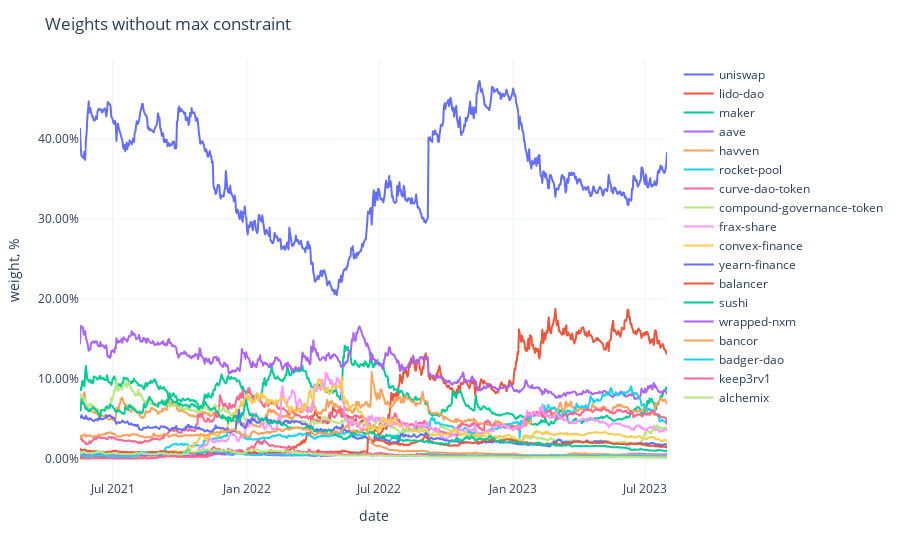

Here is the notebook cell this chart was saved with:
### Code cell
fig = px.line(weights,
              labels={'value': 'weight, %', 'variable': ''})
fig.update_traces(
    hovertemplate="%{y}"
)
fig.update_yaxes(
    tickformat=".2%",
)
fig.update_xaxes(
    showspikes=True,
    spikethickness=2,
    spikedash="dot",
    spikecolor="#999999",
    spikemode="across",
)
fig.update_layout(
    ## showlegend=False,
    hovermode="x",
    hoverdistance=100,  ## Distance to show hover label of data point
    spikedistance=1000,  ## Distance to show spike
    template='plotly_white',
    title='Weights without max constraint'
)

### Figure 1 — Plotly figure (JSON) as saved in the notebook; plotly's stock layout.template omitted (floating-point values rounded to 4 significant figures; data arrays with more than 128 entries replaced by an {"elided": "..."} marker saying what was removed)
{"data": [{"hovertemplate": "%{y}", "legendgroup": "uniswap", "line": {"color": "#636efa", "dash": "solid"}, "marker": {"symbol": "circle"}, "mode": "lines", "name": "uniswap", "showlegend": true, "type": "scattergl", "x": {"elided": "806 str values"}, "xaxis": "x", "y": {"elided": "806 float values"}, "yaxis": "y"}, {"hovertemplate": "%{y}", "legendgroup": "lido-dao", "line": {"color": "#EF553B", "dash": "solid"}, "marker": {"symbol": "circle"}, "mode": "lines", "name": "lido-dao", "showlegend": true, "type": "scattergl", "x": {"elided": "806 str values"}, "xaxis": "x", "y": {"elided": "806 float values"}, "yaxis": "y"}, {"hovertemplate": "%{y}", "legendgroup": "maker", "line": {"color": "#00cc96", "dash": "solid"}, "marker": {"symbol": "circle"}, "mode": "lines", "name": "maker", "showlegend": true, "type": "scattergl", "x": {"elided": "806 str values"}, "xaxis": "x", "y": {"elided": "806 float values"}, "yaxis": "y"}, {"hovertemplate": "%{y}", "legendgroup": "aave", "line": {"color": "#ab63fa", "dash": "solid"}, "marker": {"symbol": "circle"}, "mode": "lines", "name": "aave", "showlegend": true, "type": "scattergl", "x": {"elided": "806 str values"}, "xaxis": "x", "y": {"elided": "806 float values"}, "yaxis": "y"}, {"hovertemplate": "%{y}", "legendgroup": "havven", "line": {"color": "#FFA15A", "dash": "solid"}, "marker": {"symbol": "circle"}, "mode": "lines", "name": "havven", "showlegend": true, "type": "scattergl", "x": {"elided": "806 str values"}, "xaxis": "x", "y": {"elided": "806 float values"}, "yaxis": "y"}, {"hovertemplate": "%{y}", "legendgroup": "rocket-pool", "line": {"color": "#19d3f3", "dash": "solid"}, "marker": {"symbol": "circle"}, "mode": "lines", "name": "rocket-pool", "showlegend": true, "type": "scattergl", "x": {"elided": "806 str values"}, "xaxis": "x", "y": {"elided": "806 float values"}, "yaxis": "y"}, {"hovertemplate": "%{y}", "legendgroup": "curve-dao-token", "line": {"color": "#FF6692", "dash": "solid"}, "marker": {"symbol": "circle"}, "mode": "lines", "name": "curve-dao-token", "showlegend": true, "type": "scattergl", "x": {"elided": "806 str values"}, "xaxis": "x", "y": {"elided": "806 float values"}, "yaxis": "y"}, {"hovertemplate": "%{y}", "legendgroup": "compound-governance-token", "line": {"color": "#B6E880", "dash": "solid"}, "marker": {"symbol": "circle"}, "mode": "lines", "name": "compound-governance-token", "showlegend": true, "type": "scattergl", "x": {"elided": "806 str values"}, "xaxis": "x", "y": {"elided": "806 float values"}, "yaxis": "y"}, {"hovertemplate": "%{y}", "legendgroup": "frax-share", "line": {"color": "#FF97FF", "dash": "solid"}, "marker": {"symbol": "circle"}, "mode": "lines", "name": "frax-share", "showlegend": true, "type": "scattergl", "x": {"elided": "806 str values"}, "xaxis": "x", "y": {"elided": "806 float values"}, "yaxis": "y"}, {"hovertemplate": "%{y}", "legendgroup": "convex-finance", "line": {"color": "#FECB52", "dash": "solid"}, "marker": {"symbol": "circle"}, "mode": "lines", "name": "convex-finance", "showlegend": true, "type": "scattergl", "x": {"elided": "806 str values"}, "xaxis": "x", "y": {"elided": "806 float values"}, "yaxis": "y"}, {"hovertemplate": "%{y}", "legendgroup": "yearn-finance", "line": {"color": "#636efa", "dash": "solid"}, "marker": {"symbol": "circle"}, "mode": "lines", "name": "yearn-finance", "showlegend": true, "type": "scattergl", "x": {"elided": "806 str values"}, "xaxis": "x", "y": {"elided": "806 float values"}, "yaxis": "y"}, {"hovertemplate": "%{y}", "legendgroup": "balancer", "line": {"color": "#EF553B", "dash": "solid"}, "marker": {"symbol": "circle"}, "mode": "lines", "name": "balancer", "showlegend": true, "type": "scattergl", "x": {"elided": "806 str values"}, "xaxis": "x", "y": {"elided": "806 float values"}, "yaxis": "y"}, {"hovertemplate": "%{y}", "legendgroup": "sushi", "line": {"color": "#00cc96", "dash": "solid"}, "marker": {"symbol": "circle"}, "mode": "lines", "name": "sushi", "showlegend": true, "type": "scattergl", "x": {"elided": "806 str values"}, "xaxis": "x", "y": {"elided": "806 float values"}, "yaxis": "y"}, {"hovertemplate": "%{y}", "legendgroup": "wrapped-nxm", "line": {"color": "#ab63fa", "dash": "solid"}, "marker": {"symbol": "circle"}, "mode": "lines", "name": "wrapped-nxm", "showlegend": true, "type": "scattergl", "x": {"elided": "806 str values"}, "xaxis": "x", "y": {"elided": "806 float values"}, "yaxis": "y"}, {"hovertemplate": "%{y}", "legendgroup": "bancor", "line": {"color": "#FFA15A", "dash": "solid"}, "marker": {"symbol": "circle"}, "mode": "lines", "name": "bancor", "showlegend": true, "type": "scattergl", "x": {"elided": "806 str values"}, "xaxis": "x", "y": {"elided": "806 float values"}, "yaxis": "y"}, {"hovertemplate": "%{y}", "legendgroup": "badger-dao", "line": {"color": "#19d3f3", "dash": "solid"}, "marker": {"symbol": "circle"}, "mode": "lines", "name": "badger-dao", "showlegend": true, "type": "scattergl", "x": {"elided": "806 str values"}, "xaxis": "x", "y": {"elided": "806 float values"}, "yaxis": "y"}, {"hovertemplate": "%{y}", "legendgroup": "keep3rv1", "line": {"color": "#FF6692", "dash": "solid"}, "marker": {"symbol": "circle"}, "mode": "lines", "name": "keep3rv1", "showlegend": true, "type": "scattergl", "x": {"elided": "806 str values"}, "xaxis": "x", "y": {"elided": "806 float values"}, "yaxis": "y"}, {"hovertemplate": "%{y}", "legendgroup": "alchemix", "line": {"color": "#B6E880", "dash": "solid"}, "marker": {"symbol": "circle"}, "mode": "lines", "name": "alchemix", "showlegend": true, "type": "scattergl", "x": {"elided": "806 str values"}, "xaxis": "x", "y": {"elided": "806 float values"}, "yaxis": "y"}], "layout": {"hoverdistance": 100, "hovermode": "x", "legend": {"title": {"text": ""}, "tracegroupgap": 0}, "margin": {"t": 60}, "spikedistance": 1000, "title": {"text": "Weights without max constraint"}, "xaxis": {"anchor": "y", "domain": [0, 1], "showspikes": true, "spikecolor": "#999999", "spikedash": "dot", "spikemode": "across", "spikethickness": 2, "title": {"text": "date"}}, "yaxis": {"anchor": "x", "domain": [0, 1], "tickformat": ".2%", "title": {"text": "weight, %"}}}}
